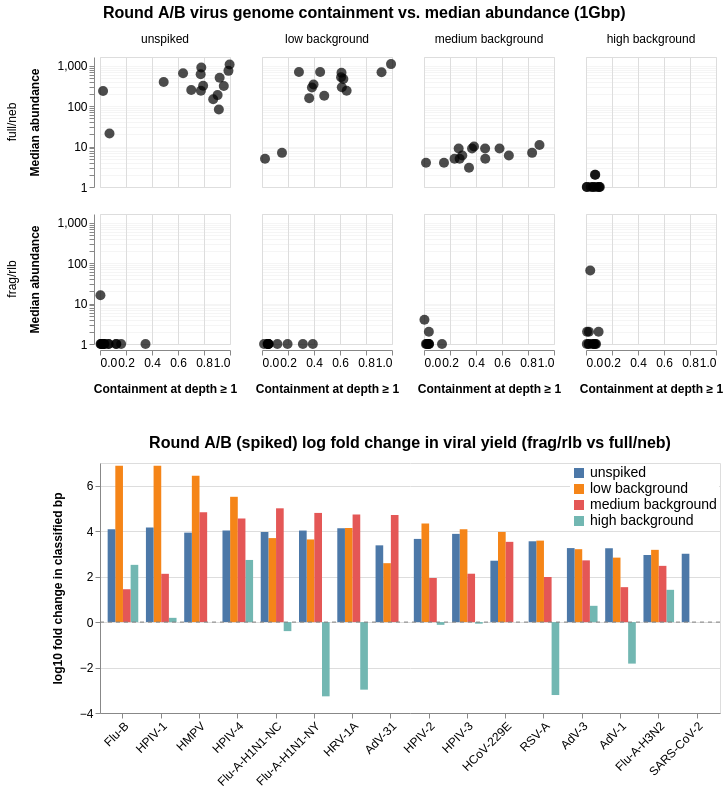

The cell this chart's notebook holds for it:
### Markdown cell above
## Containment vs. abundance and log fold change between full/neb and frag/rlb

### Code cell
query_df = (
    pd.read_csv("query.viruses.1G.tsv", sep="\t")
    .query("target != 'TOTAL'")
    .merge(zmrp_df[["name", "category", "genome"]], left_on="target", right_on="name")
    .drop(columns="name")
    .merge(samples_df[["run_name", "full_name", "condition", "replicate"]], left_on="sample", right_on="full_name")
    .drop(columns="full_name")
    .query("condition == 'full/neb' or condition == 'frag/rlb'")
    .query("run_name == 'Round A/B (spike)' or sample == 'roundab/full/neb/2' or sample == 'roundab/frag/rlb/1'")
    .query("median_nz_abundance > 0")
    .query("replicate != 'neg'")
)
col_order = ['full/neb', 'frag/rlb']
spike_labels = {
    '1': 'low background', # BRC 130
    '2': 'high background', # BRC 156
    '3': 'medium background', # BRC 205
}
extra_labels = {
    'roundab/full/neb/2': 'unspiked',
    'roundab/frag/rlb/1': 'unspiked',
}
query_df['facet_label'] = query_df['sample'].map(extra_labels).fillna(query_df['replicate'].map(spike_labels))
fig2a = (
    alt.Chart(query_df)
    .mark_circle(size=100, color='black')
    .encode(
        x=alt.X('containment1:Q', 
                title='Containment at depth ≥ 1', 
                scale=alt.Scale(domain=[0, 1])),
        y=alt.Y('median_nz_abundance:Q',
                scale=alt.Scale(type='log', domain=[1, query_df['median_nz_abundance'].max() * 1.5]),
                title='Median abundance',
                axis=alt.Axis(gridOpacity=0.3, tickCount=5)),
    )
    .properties(width=130, height=130)
    .facet(
        row=alt.Column('condition:N', 
                       title='',
                       sort=col_order,
                       header=alt.Header(labelFontSize=12, titleFontSize=14)),
        column=alt.Row('facet_label:N',
                       title='',
                       sort=['unspiked', 'low background', 'medium background', 'high background'],
                       header=alt.Header(labelFontSize=12, titleFontSize=14))
    )
    .properties(title=alt.TitleParams(
        'Round A/B virus genome containment vs. median abundance (1Gbp)',
        anchor='middle'
    ))
)
# fig2a.save("figs/roundab-spiked-unspiked-2x4-noneg.png", scale_factor=2)
fig2a

sample_labels = {
    '1': 'low background',
    '2': 'high background',
    '3': 'medium background',
    'neg': 'Negative control'
}

facet_order = ['unspiked', 'low background', 'medium background', 'high background']

# Highest containment reps for each condition
reps = [s for s in highest_yielding_samples_core if "roundab/full/neb/" in s or "roundab/frag/rlb/" in s]

df = pd.concat([
    pd.read_csv('classified-fine.dis.tsv', sep='\t')
    .query("sample.str.startswith('roundabspike/')", engine='python')
    .assign(
        replicate=lambda x: x['sample'].str.split('/').str[-1],
        replicate_name=lambda x: x['replicate'].map(sample_labels)
    )
    .query("replicate != 'neg'"),
    pd.read_csv('classified-fine.dis.tsv', sep='\t')
    .query("sample in @reps")
    .assign(
        replicate_name ="unspiked" 
    )
]).drop(
    "replicate", axis=1
)


sample_labels = {
    '1': 'low background',
    '2': 'high background',
    '3': 'medium background',
    'neg': 'Negative control'
}
facet_order = ['unspiked', 'low background', 'medium background', 'high background']


full_neb = (
    df.query("sample.str.contains('/full/neb/')", engine='python')
    .set_index(['replicate_name', 'group'])
)
frag_rlb = (
    df.query("sample.str.contains('/frag/rlb/')", engine='python')
    .set_index(['replicate_name', 'group'])
)

virus_targets = [
    g for g in df['group'].unique()
    if g not in ('unclassified', 'ambiguous')
]

fc_rows = []
for (rep_name, virus) in full_neb.index:
    if virus not in virus_targets:
        continue
    if (rep_name, virus) not in frag_rlb.index:
        continue
    log_fc = (
        np.log10(full_neb.loc[(rep_name, virus), 'bases'] + 1)
        - np.log10(frag_rlb.loc[(rep_name, virus), 'bases'] + 1)
    )
    fc_rows.append({
        'replicate_name': rep_name,
        'virus': virus,
        'log_fc': log_fc
    })

fc_df = pd.DataFrame(fc_rows)

virus_order = (
    fc_df.groupby('virus')['log_fc']
    .max()
    .sort_values(ascending=False)
    .index
    .tolist()
)

bars = alt.Chart(fc_df).mark_bar().encode(
    x=alt.X(
        'virus:N',
        sort=virus_order,
        axis=alt.Axis(labelAngle=-45),
        title=None
    ),
    y=alt.Y(
        'log_fc:Q',
        title='log10 fold change in classified bp'
    ),
    color=alt.Color(
        'replicate_name:N',
        title='',
        sort=facet_order,
        legend=alt.Legend(
            orient='none',
            legendX=470,
            legendY=1,
            fillColor='white',
            # strokeColor='lightgray',
            padding=2
        )
    ),
    xOffset=alt.XOffset('replicate_name:N', sort=facet_order)
).properties(
    width=620,
    height=250,
)

zero_line = alt.Chart(
    pd.DataFrame({'y': [0]})
).mark_rule(
    strokeDash=[4, 4],
    color='gray'
).encode(y='y:Q')


fig2b = bars + zero_line
fig2b = fig2b.properties(title=alt.TitleParams(
    'Round A/B (spiked) log fold change in viral yield (frag/rlb vs full/neb)',
    anchor='middle'
))

combined = alt.vconcat(fig2a, fig2b, spacing=40).resolve_scale(color='independent').configure_axis(
    labelFontSize=12,
    titleFontSize=12
).configure_title(
    offset=12  # applies to all titles
)
combined.save("fig2.png", scale_factor=2)
combined
